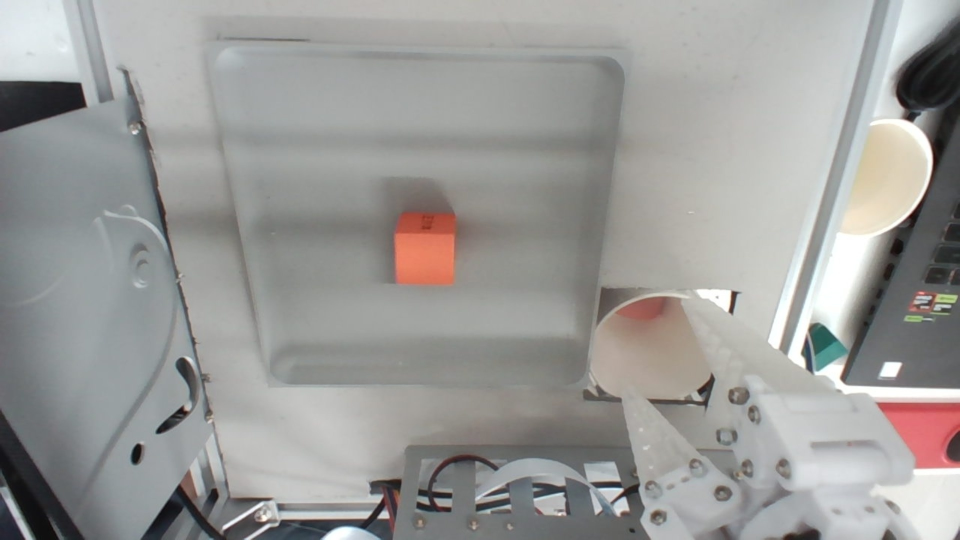
#> input picture 01-交付包/runtime/calib_refs/pos1_cam0_raw.jpg, 1920 x 1080 px (shown at 1/2 size); its folder holds only this picture in this run
$ python -i tabletop_detector.py   (imports and definitions only)
#> lines starting #> are read from the running program, lines starting #| are printed output that depends on the picture; after the words box and inside, x2 and y2 are one past the last pixel; in counts of white or black regions, pixels touching at a corner belong together
#> further down, picture is the input picture: shape (1080, 1920, 3); mean B, G, R 152.2, 154.4, 154.9
### 03-实验台/Qwen-VLM/object_segmentation.py
"""Class-independent foreground proposals for a fixed tabletop camera.

An empty-table reference handles neutral objects; without one, saturated
colors are the deliberately limited fallback. No object labels are trained.
"""
import cv2
import numpy as np


def region_mask(shape, polygon=None):
    height, width = shape[:2]
    mask = np.full((height, width), 255, np.uint8)
    if polygon is not None:
        mask.fill(0)
        vertices = np.rint(np.array(polygon) * (width - 1, height - 1)).astype(np.int32)
        cv2.fillPoly(mask, [vertices], 255)
    return mask


# [58 lines left out: function separate_objects, not called in this run]


def split_touching(binary):
    """Split blobs whose objects touch, without learning object classes."""
    if cv2.countNonZero(binary) == 0:
        return binary
    distance = cv2.distanceTransform(binary, cv2.DIST_L2, 5)
    peak = float(distance.max())
    if peak < 8:
        return binary
    # One peak per substantial object; shallow peaks are intentionally ignored
    # so table shadows do not become markers.
    sure = np.uint8(distance >= max(8, peak * .32)) * 255
    count, markers = cv2.connectedComponents(sure)
    if count <= 2:
        return binary
    unknown = cv2.subtract(binary, sure)
    markers = markers + 1
    markers[unknown > 0] = 0
    color = cv2.cvtColor(binary, cv2.COLOR_GRAY2BGR)
    cv2.watershed(color, markers)
    result = np.zeros_like(binary)
    result[markers > 1] = 255
    return result


# [29 lines left out: functions object_crop, annotate, not called in this run]

### 03-实验台/Qwen-VLM/tabletop_detector.py
"""Color-separated foreground proposals; neutral objects need a reference."""
import cv2
import numpy as np
from object_segmentation import region_mask, separate_objects, split_touching


def detect_tabletop(frame, polygon=None, background=None, threshold=30, min_area=.3):
#> called with threshold = 30, min_area = 0.3
    allowed = region_mask(frame.shape, polygon)
    inner = cv2.erode(allowed, np.ones((3,3),np.uint8), borderType=cv2.BORDER_CONSTANT, borderValue=0)
#> allowed: shape (1080, 1920); every value is 255
    hsv = cv2.cvtColor(cv2.GaussianBlur(frame,(3,3),0),cv2.COLOR_BGR2HSV)
#> hsv: shape (1080, 1920, 3); mean H, S, V 58.9, 14.4, 158.1
    hue,saturation,value = cv2.split(hsv)
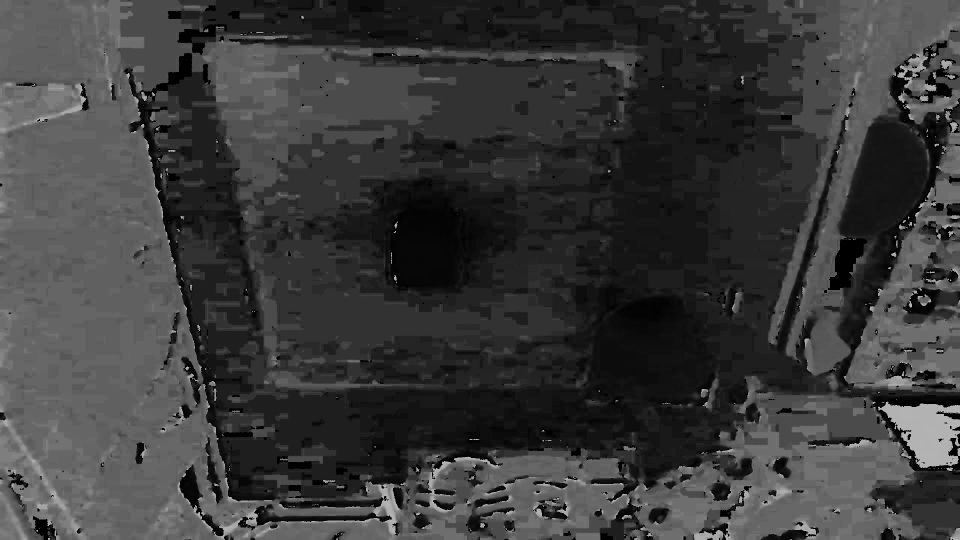
#> hue: shape (1080, 1920) (shown at 1/2 size); min 0, max 179, mean 58.9
    foreground = inner
    if background is not None:
        _, foreground = separate_objects(frame,polygon,background,threshold,min_area)
    masks = []
    # Keep unlike touching colors separate, without guessing their names/shapes.
    chromatic = (saturation >= max(45,threshold)) & (value >= 45)
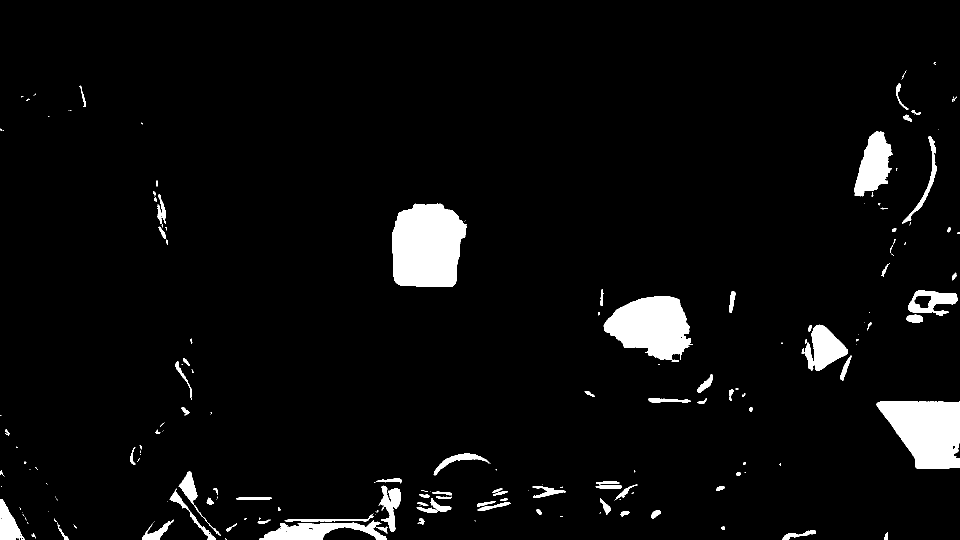
#> chromatic: shape (1080, 1920) bool (shown at 1/2 size); 4.5% white; 194 white regions (99 under 20 px), largest, box (x1, y1, x2, y2) and area: (784, 407, 933, 574) 20725, (1753, 802, 1920, 938) 16421, (1207, 592, 1385, 720) 15322
    for low,high in [(0,12),(12,30),(30,90),(90,135),(135,170)]:
        band = (hue >= low) & (hue < high)
        if low == 0: band |= hue >= 170
        masks.append(np.uint8(band & chromatic)*255)
#> this loop made 5 passes
#> pass 1, in detect_tabletop, `if low == 0: band |= hue >= 170`:
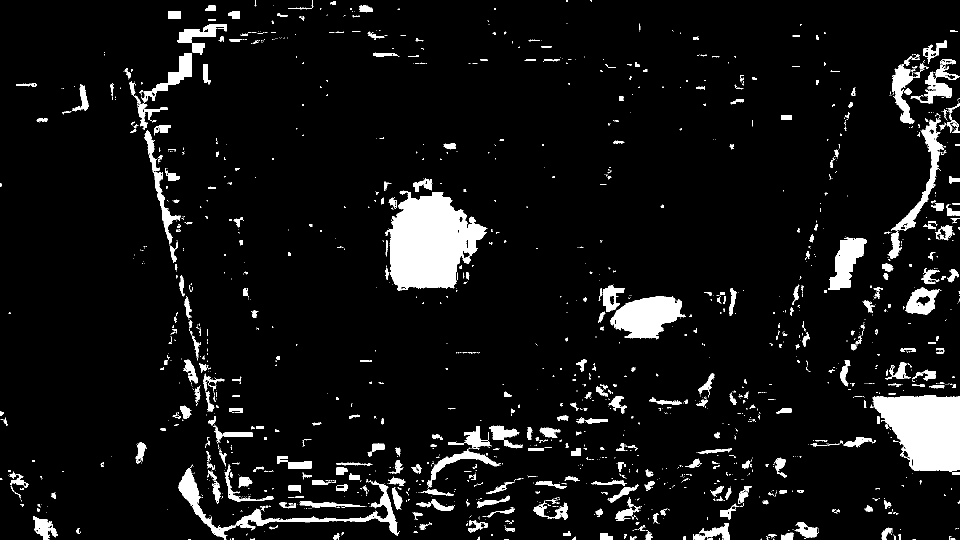
#> band: shape (1080, 1920) bool (shown at 1/2 size); 7.2% white; 1693 white regions (1275 under 20 px), largest, box (x1, y1, x2, y2) and area: (771, 381, 975, 582) 26406, (1740, 790, 1920, 944) 19716, (1221, 592, 1370, 679) 8210
#> after the loop:
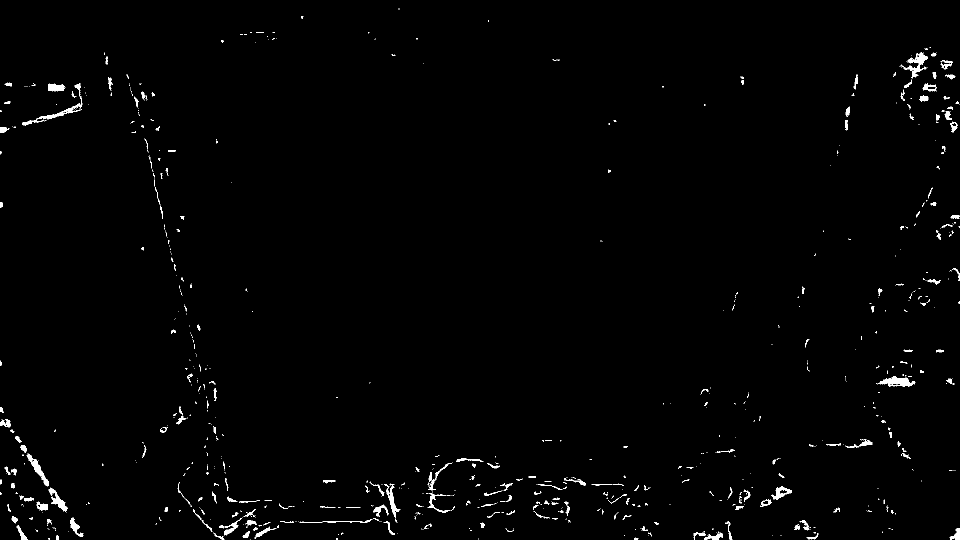
#> band: shape (1080, 1920) bool (shown at 1/2 size); 1.1% white; 764 white regions (547 under 20 px), largest, box (x1, y1, x2, y2) and area: (44, 167, 165, 251) 866, (1756, 753, 1831, 773) 804, (1802, 104, 1856, 157) 802
#> after the loop, masks = 5 items
    if background is not None:
        masks.append(np.uint8(~chromatic)*255)
    objects=[]
    combined=np.zeros(frame.shape[:2],np.uint8)
#> combined: shape (1080, 1920); every value is 0
    cutoff=max(80,cv2.countNonZero(allowed)*min_area/100)
#> cutoff = 6220.8
    for mask in masks:
        mask=cv2.bitwise_and(mask,foreground)
        mask=cv2.morphologyEx(mask,cv2.MORPH_CLOSE,np.ones((9,9),np.uint8))
        mask=cv2.morphologyEx(mask,cv2.MORPH_OPEN,np.ones((3,3),np.uint8))
        mask=cv2.bitwise_and(mask,inner)
        mask=split_touching(mask)
        contours,_=cv2.findContours(mask,cv2.RETR_EXTERNAL,cv2.CHAIN_APPROX_SIMPLE)
        for contour in contours:
            area=cv2.contourArea(contour)
            if area < cutoff: continue
            x,y,w,h=cv2.boundingRect(contour)
            if w<10 or h<10: continue
            # Filled external contour retains printed labels/white faces inside.
            cv2.drawContours(combined,[contour],-1,255,cv2.FILLED)
            contact=np.zeros_like(mask)
            cv2.drawContours(contact,[contour],-1,255,3)
            edge=cv2.subtract(allowed,cv2.erode(allowed,np.ones((7,7),np.uint8),borderType=cv2.BORDER_CONSTANT,borderValue=0))
            objects.append(dict(bbox=[x,y,w,h],contour=contour,area=round(area,1),
                center_px=[x+(w-1)/2,y+(h-1)/2],
                touches_roi=bool(cv2.countNonZero(cv2.bitwise_and(contact,edge))),
                proposal_source='tabletop',requires_review=True))
#> this loop made 5 passes
#> (peak in split_touching, count in split_touching) on passes 1 to 4: (68.2, 4), (29.17, 4), (24.6, 4), (17.18, 6)
#> peak in split_touching on pass 5: 5
#> pass 1, in detect_tabletop, `mask=cv2.morphologyEx(mask,cv2.MORPH_OPEN,np.ones((3,3),np.uint8))`:
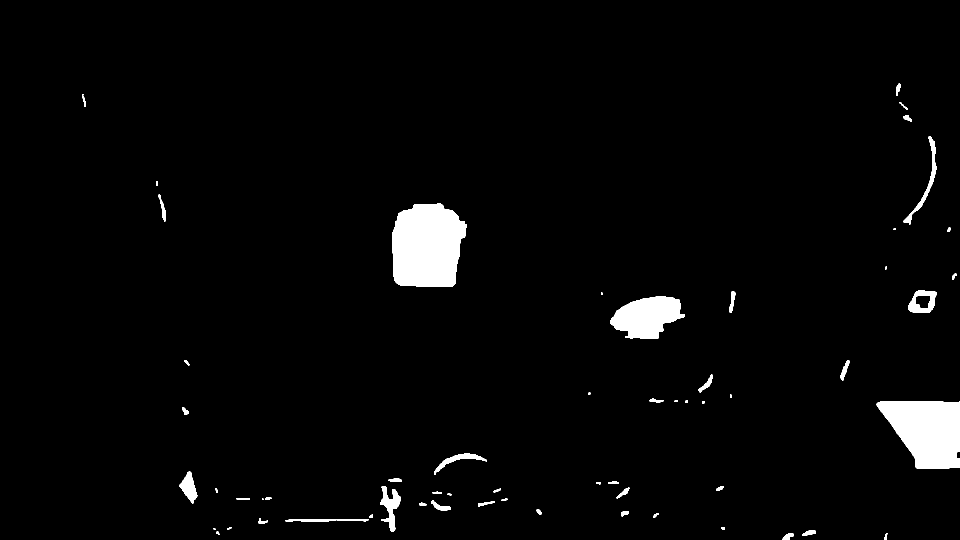
#> mask: shape (1080, 1920) (shown at 1/2 size); 2.8% white; 61 white regions (7 under 20 px), largest, box (x1, y1, x2, y2) and area: (784, 407, 933, 574) 20750, (1753, 803, 1920, 938) 16550, (1221, 593, 1370, 678) 8455
#> after the loop:
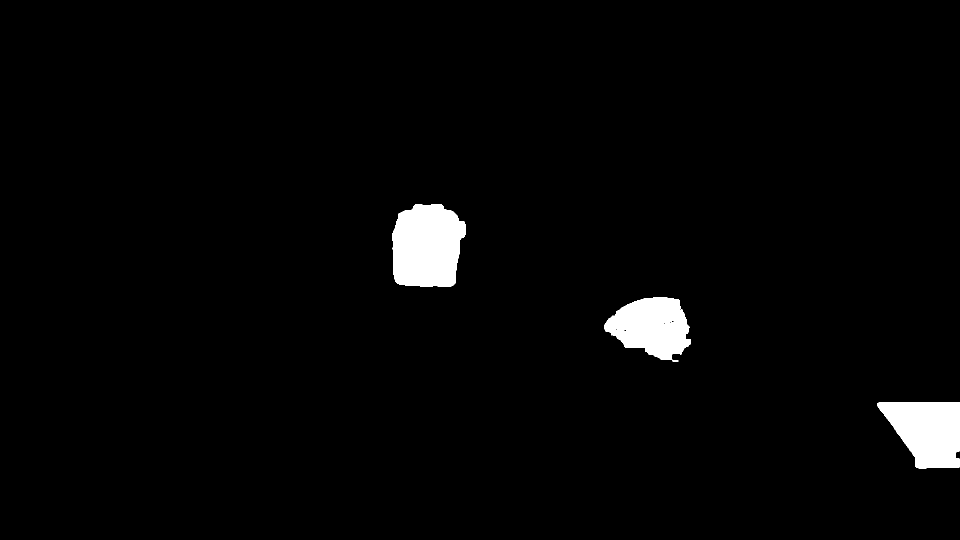
#> combined: shape (1080, 1920) (shown at 1/2 size); 2.5% white; 3 white regions, box (x1, y1, x2, y2) and area: (785, 408, 932, 573) 20212, (1754, 804, 1919, 937) 16026, (1209, 594, 1381, 723) 14783
#> after the loop:
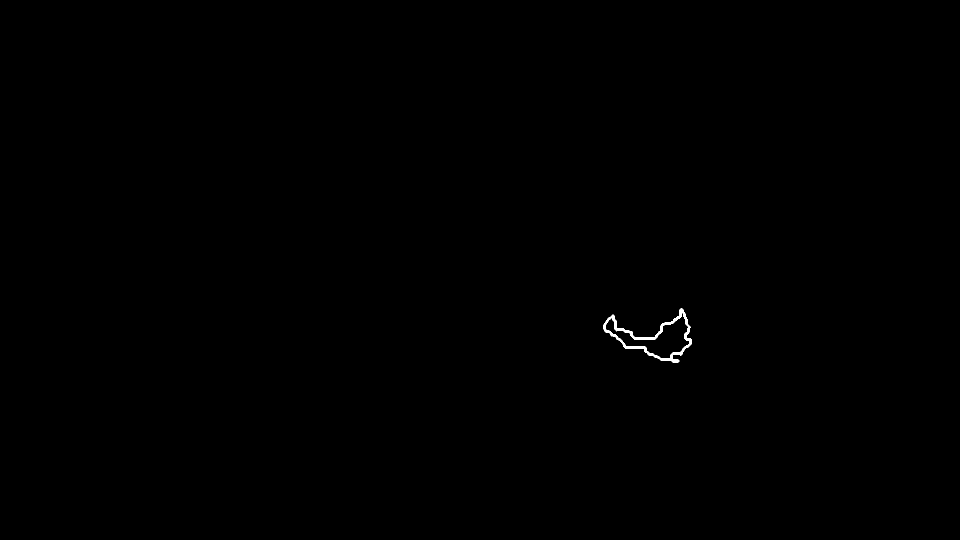
#> contact: shape (1080, 1920) (shown at 1/2 size); 0.13% white; 1 white region, box (x1, y1, x2, y2) and area: (1207, 616, 1383, 725) 2661
#> after the loop, objects = 4 items
    if len(objects)>20:
        raise ValueError('前景候选超过20个，请缩小选区或提高最小面积。')
    objects.sort(key=lambda o:o['bbox'][:2])
    for index,obj in enumerate(objects,1): obj['object_id']=index
#> this loop made 4 passes
    return objects,combined

>>> import cv2
>>> picture = cv2.imread('../../01-交付包/runtime/calib_refs/pos1_cam0_raw.jpg')
>>> result = detect_tabletop(picture)

$ run again, on 01-交付包/runtime/calib_refs/pos2_cam0_raw.jpg
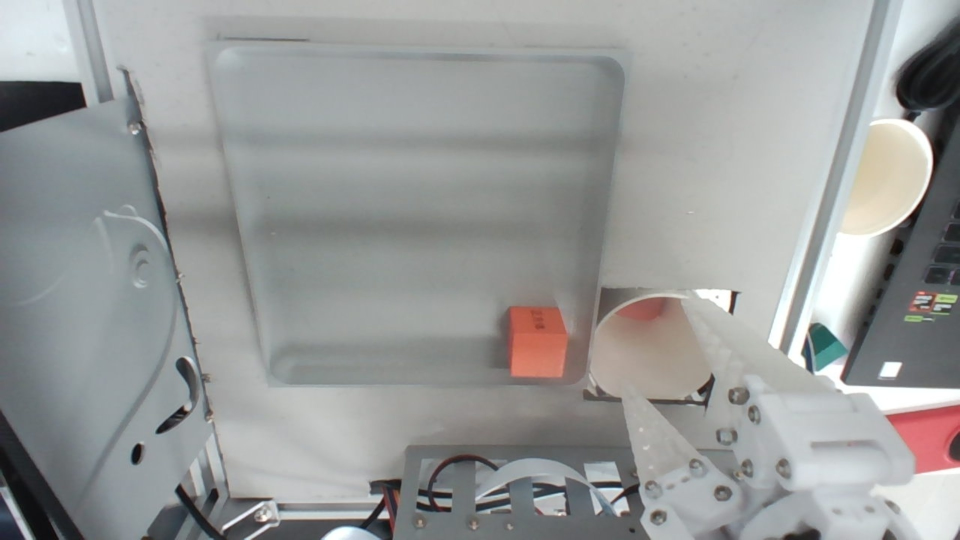
#> input picture 01-交付包/runtime/calib_refs/pos2_cam0_raw.jpg, 1920 x 1080 px (shown at 1/2 size)
#> picture is the input picture: shape (1080, 1920, 3); mean B, G, R 152.8, 153.5, 151.7
#> allowed: shape (1080, 1920); every value is 255
#> hsv: shape (1080, 1920, 3); mean H, S, V 73.5, 15.5, 157
#> chromatic: shape (1080, 1920) bool; 4.2% white; 242 white regions (132 under 20 px), largest, box (x1, y1, x2, y2) and area: (1009, 609, 1182, 765) 21854, (1201, 594, 1378, 710) 14387, (1771, 808, 1920, 947) 14135
#> after the loop in detect_tabletop, `for low,high in [(0,12),(12,30),(30,90),(90,135),(135,170)]:`:
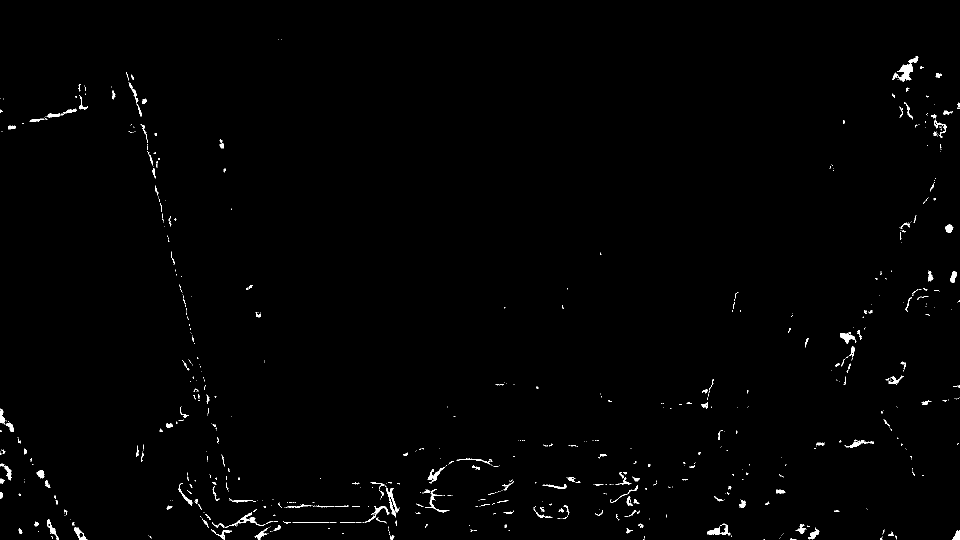
#> band: shape (1080, 1920) bool (shown at 1/2 size); 0.79% white; 679 white regions (516 under 20 px), largest, box (x1, y1, x2, y2) and area: (1785, 112, 1837, 164) 815, (773, 975, 800, 1035) 431, (1414, 1047, 1461, 1071) 408
#> after the loop in detect_tabletop, `for low,high in [(0,12),(12,30),(30,90),(90,135),(135,170)]:`: masks = 5 items
#> the loop in detect_tabletop, `for mask in masks:` made 5 passes
#> (peak in split_touching, count in split_touching) on passes 1 to 4: (66.91, 4), (24, 4), (22.4, 4), (18.18, 9)
#> after the loop in detect_tabletop, `for mask in masks:`:
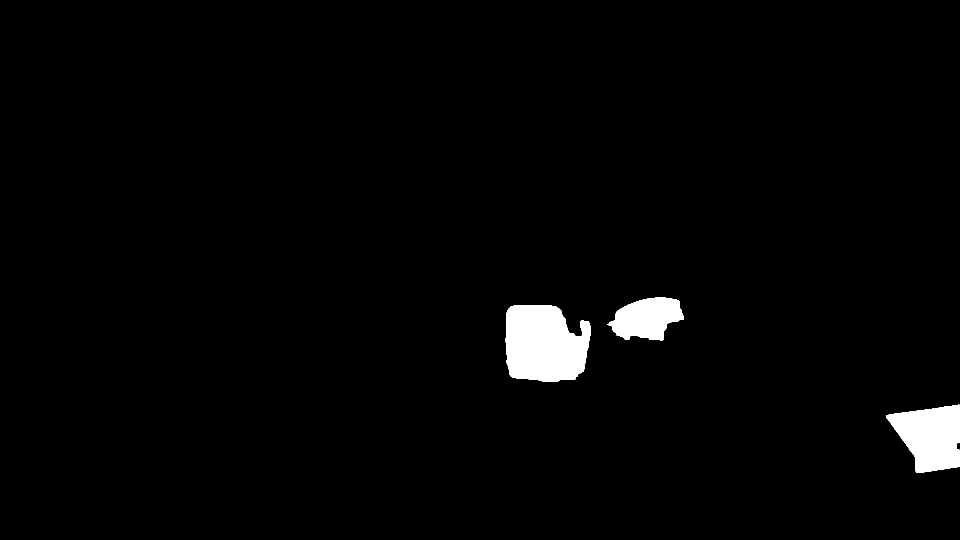
#> combined: shape (1080, 1920) (shown at 1/2 size); 2.1% white; 3 white regions, box (x1, y1, x2, y2) and area: (1011, 610, 1181, 763) 21364, (1772, 809, 1919, 946) 13815, (1214, 595, 1368, 681) 8830
#> after the loop in detect_tabletop, `for mask in masks:`: objects = 3 items
#> the loop in detect_tabletop, `for index,obj in enumerate(objects,1): obj['object_id']=index` made 3 passes
